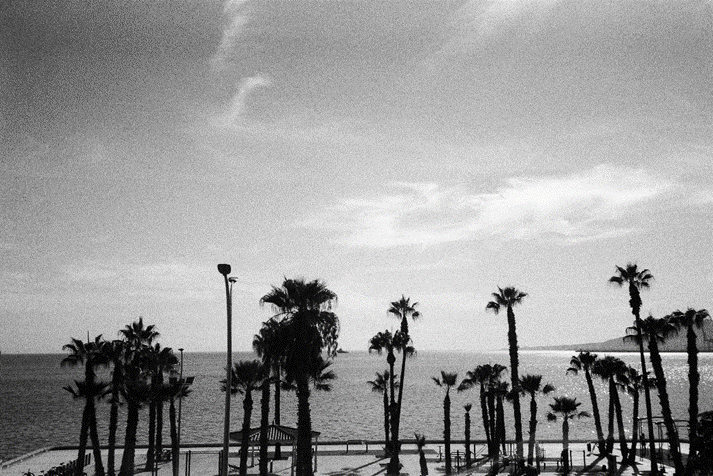
#> input picture palm.png, 713 x 476 px
$ jupyter execute --allow-errors Bab1.ipynb
#> lines starting #> are read from the running program, lines starting #| are printed output that depends on the picture; after the words box and inside, x2 and y2 are one past the last pixel; in counts of white or black regions, pixels touching at a corner belong together
1.1 Resolusi dan Kuantisasi Citra

[cell 1]
import cv2
import numpy as np


img = cv2.imread('palm.png')
#> img is the input picture: shape (476, 713, 3); mean B, G, R 152.7, 152.7, 152.7

px = img[10:15,15:25]

#px = img[15:25,10:15]

print (px)
#> (printed output is left out)


cv2.waitKey(0)

cv2.destroyAllWindows()

1.2 Konversi Citra

[cell 2]
import cv2

import numpy as np


img = cv2.imread('baloon.jpg')

#> (the rest of this cell did not finish here and is left out)

[cell 3]
import cv2

import matplotlib.pyplot as plt

import matplotlib.image as img


color_image = cv2.imread('bangunan.png')

#> (the rest of this cell did not finish here and is left out)

#> (a cell that did not finish here is left out)

1.3 Mengubah RGB menjadi grayscale

[cell 5]
import cv2

import numpy as np

import matplotlib.pyplot as plt


def rgb2gray(img):

    grayImage = np.zeros(img.shape)

    R = np.array(img[:,:,0])

    G = np.array(img[:,:,1])

    B = np.array(img[:,:,2])


    a = 0.298936

    b = 0.587043

    c = 0.114021


    imGray = ((a*R) + (b*G) + (c*B))

    grayImage = img.copy()


    for i in range(3):

        grayImage[:,:,i] = imGray

    return grayImage


color_image = cv2.imread('baloon.jpg')

#> (the rest of this cell did not finish here and is left out)

1.4 Mengubah Citra Graysclase menjadi Biner

[cell 6]
from PIL import Image
import matplotlib.pyplot as plt
import cv2
import numpy as np


# fungsi citra biner

def citra_biner(nilai_ambang):

    # konversi gambar RGB ke grayscale
#> called with nilai_ambang = 50
    CITRA_GRAYSCALE = Image.open('palm.jpg').convert('L')
    PIXEL_GRAYSCALE = CITRA_GRAYSCALE.load()
    ukuran_horizontal = CITRA_GRAYSCALE.size[0]
#> ukuran_horizontal = 713
    ukuran_vertikal = CITRA_GRAYSCALE.size[1]
#> ukuran_vertikal = 476

    for x in range(ukuran_horizontal):
        for y in range(ukuran_vertikal):
            if PIXEL_GRAYSCALE[x, y] < nilai_ambang:
                PIXEL_GRAYSCALE[x, y] = 0
            else:
                PIXEL_GRAYSCALE[x, y] = 255

    nama_setelah_disave = 'gambar_biner_' + str(nilai_ambang) + '.jpg'

    CITRA_GRAYSCALE.save(nama_setelah_disave)
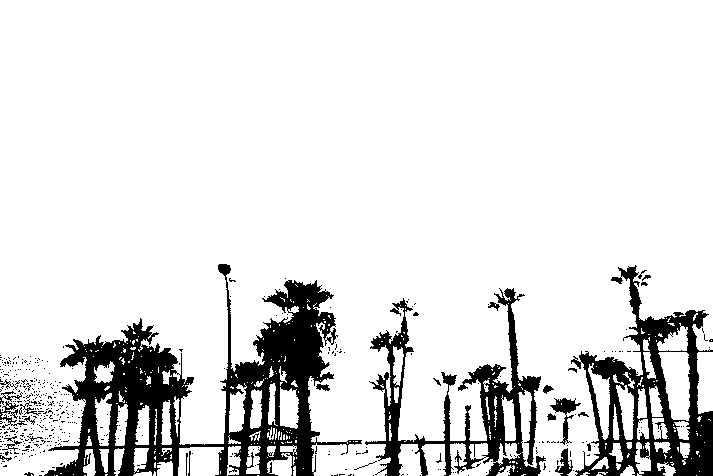
#> saved as gambar_biner_50.jpg: PIL image 713x476 L; 87.4% white; 457 black regions (428 under 20 px), largest, box (x1, y1, x2, y2) and area: (44, 264, 362, 476) 21905, (571, 265, 713, 476) 10014, (365, 288, 546, 476) 8179

citra_biner(50)
citra_biner(128)
#> call 2 of citra_biner, with nilai_ambang = 128
#> in citra_biner (call 2), `CITRA_GRAYSCALE.save(nama_setelah_disave)`:
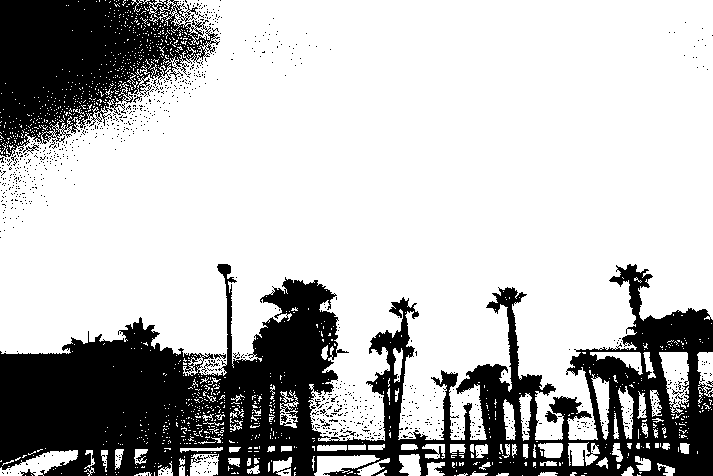
#> saved as gambar_biner_128.jpg: PIL image 713x476 L; 73.2% white; 921 black regions (911 under 20 px), largest, box (x1, y1, x2, y2) and area: (0, 264, 713, 476) 68929, (0, 0, 220, 157) 19983, (545, 411, 558, 423) 91
citra_biner(200)
#> call 3 of citra_biner, with nilai_ambang = 200
#> in citra_biner (call 3), `CITRA_GRAYSCALE.save(nama_setelah_disave)`:
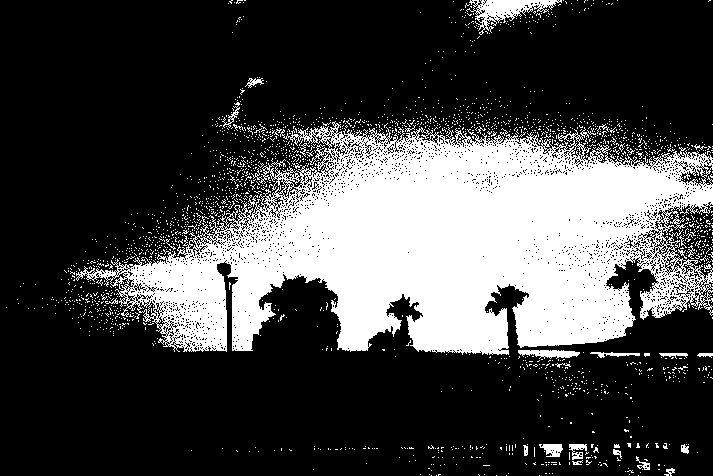
#> saved as gambar_biner_200.jpg: PIL image 713x476 L; 27% white; 2075 white regions (2043 under 20 px), largest, box (x1, y1, x2, y2) and area: (76, 121, 713, 355) 84195, (466, 0, 562, 35) 1209, (518, 350, 580, 359) 367
citra_biner(230)
#> call 4 of citra_biner, with nilai_ambang = 230
#> in citra_biner (call 4), `CITRA_GRAYSCALE.save(nama_setelah_disave)`:
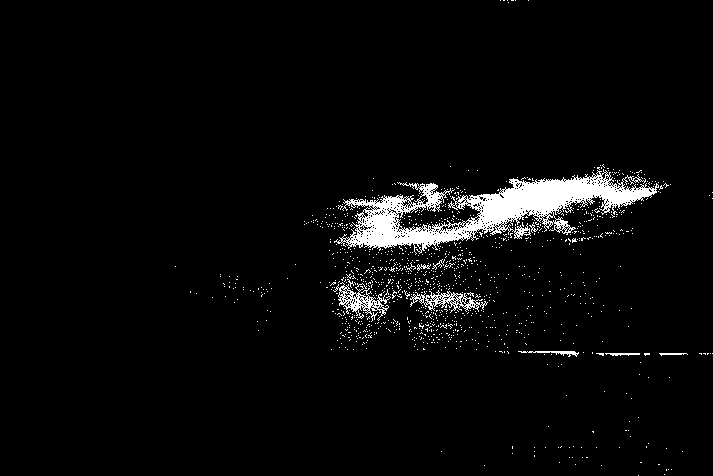
#> saved as gambar_biner_230.jpg: PIL image 713x476 L; 3.8% white; 1147 white regions (1137 under 20 px), largest, box (x1, y1, x2, y2) and area: (334, 169, 659, 255) 9420, (333, 282, 391, 322) 718, (410, 290, 488, 313) 586

img1 = cv2.imread('gambar_biner_50.jpg')
#> img1: shape (476, 713, 3); min 0, max 255, mean 222.8
img2 = cv2.imread('gambar_biner_128.jpg')
#> img2: shape (476, 713, 3); min 0, max 255, mean 186.7
img3 = cv2.imread('gambar_biner_200.jpg')
#> img3: shape (476, 713, 3); min 0, max 255, mean 69.1
img4 = cv2.imread('gambar_biner_230.jpg')
#> img4: shape (476, 713, 3); min 0, max 255, mean 10.1

f1, (x1, x2) = plt.subplots(1,2, figsize = (20,10))
f2, (x3, x4) = plt.subplots(1,2, figsize = (20,10))


x1.set_title('gambar_biner_50')
x1.imshow(img1)

x2.set_title('gambar_biner_128')
x2.imshow(img2)

x3.set_title('gambar_biner_200')
x3.imshow(img3)

x4.set_title('gambar_biner_230')
x4.imshow(img4)
